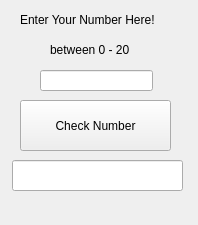
<?xml version="1.0" encoding="UTF-8"?>
<ui version="4.0">
 <class>Main</class>
 <widget class="QWidget" name="Main">
  <property name="geometry">
   <rect>
    <x>0</x>
    <y>0</y>
    <width>198</width>
    <height>225</height>
   </rect>
  </property>
  <property name="windowTitle">
   <string>Main</string>
  </property>
  <widget class="QLineEdit" name="tb1">
   <property name="geometry">
    <rect>
     <x>40</x>
     <y>70</y>
     <width>113</width>
     <height>21</height>
    </rect>
   </property>
   <property name="alignment">
    <set>Qt::AlignCenter</set>
   </property>
  </widget>
  <widget class="QLineEdit" name="tb2">
   <property name="geometry">
    <rect>
     <x>12</x>
     <y>160</y>
     <width>171</width>
     <height>31</height>
    </rect>
   </property>
   <property name="alignment">
    <set>Qt::AlignCenter</set>
   </property>
  </widget>
  <widget class="QPushButton" name="btn_1">
   <property name="geometry">
    <rect>
     <x>20</x>
     <y>100</y>
     <width>151</width>
     <height>51</height>
    </rect>
   </property>
   <property name="text">
    <string>Check Number</string>
   </property>
  </widget>
  <widget class="QLabel" name="label">
   <property name="geometry">
    <rect>
     <x>20</x>
     <y>10</y>
     <width>171</width>
     <height>20</height>
    </rect>
   </property>
   <property name="text">
    <string>Enter Your Number Here!</string>
   </property>
  </widget>
  <widget class="QLabel" name="label_2">
   <property name="geometry">
    <rect>
     <x>50</x>
     <y>40</y>
     <width>111</width>
     <height>20</height>
    </rect>
   </property>
   <property name="text">
    <string>between 0 - 20</string>
   </property>
  </widget>
 </widget>
 <resources/>
 <connections/>
</ui>
